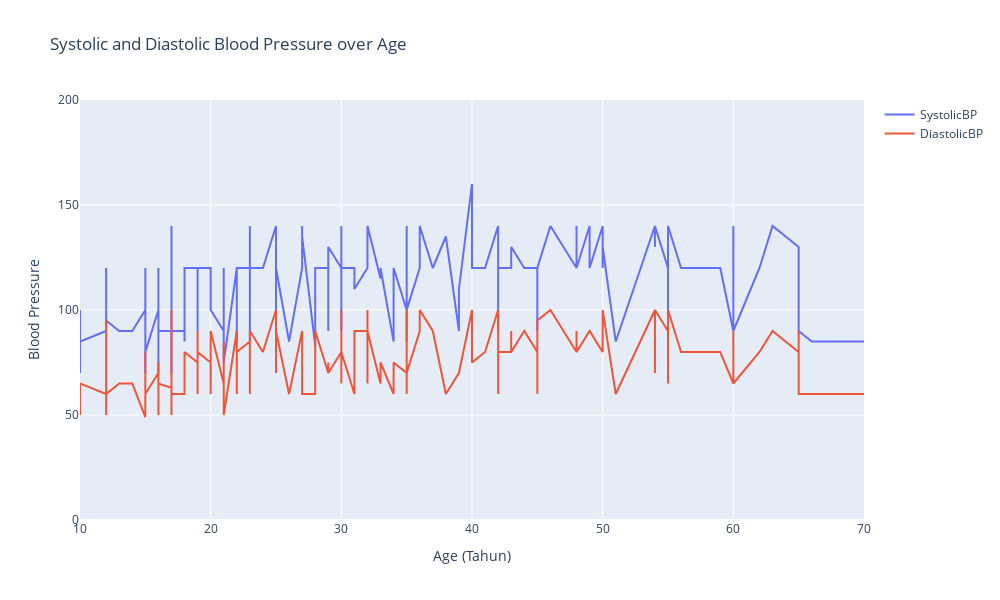

The notebook cell this image was saved under:
### Code cell
# Mengimpor pustaka Pandas dan memberi alias pd
import pandas as pd

# Mengimpor pustaka Plotly's graph_objs dan memberi alias go
import plotly.graph_objs as go

# Membaca data dari file Excel 'data_kesehatan.xlsx' dan menyimpannya dalam objek DataFrame yang disebut 'data'
data = pd.read_excel('data/data_kesehatan.xlsx')

# Mengurutkan DataFrame 'data' berdasarkan kolom 'Age' (umur)
data = data.sort_values(by='Age')

# Mengambil kolom 'Age' (umur) dari DataFrame dan menyimpannya dalam variabel 'x'
x = data['Age']

# Mengambil kolom 'SystolicBP' (tekanan darah sistolik) dari DataFrame dan menyimpannya dalam variabel 'systolic_bp'
systolic_bp = data['SystolicBP']

# Mengambil kolom 'DiastolicBP' (tekanan darah diastolik) dari DataFrame dan menyimpannya dalam variabel 'diastolic_bp'
diastolic_bp = data['DiastolicBP']

# Membuat objek grafik kosong menggunakan Plotly's Figure
fig = go.Figure()

# Menambahkan trace berupa garis pada grafik untuk 'SystolicBP' dengan data 'x' (umur) dan 'systolic_bp' sebagai sumbu Y
fig.add_trace(go.Scatter(x=x, y=systolic_bp, mode='lines', name='SystolicBP'))

# Menambahkan trace berupa garis pada grafik untuk 'DiastolicBP' dengan data 'x' (umur) dan 'diastolic_bp' sebagai sumbu Y
# Berbeda dengan 'SystolicBP', 'DiastolicBP' menggunakan gaya garis yang berbeda
fig.add_trace(go.Scatter(x=x, y=diastolic_bp, mode='lines', name='DiastolicBP'))

# Mengatur layout grafik, termasuk judul, label sumbu, lebar, dan tinggi
fig.update_layout(
    title='Systolic and Diastolic Blood Pressure over Age',
    xaxis_title='Age (Tahun)',
    yaxis_title='Blood Pressure',
    yaxis=dict(range=[0, 200]),
    width=1000,
    height=600
)

# Menampilkan grafik yang telah dibuat
fig.show()

### Figure 1 — Plotly figure (JSON) as saved in the notebook; plotly's stock layout.template omitted (floating-point values rounded to 4 significant figures; data arrays with more than 128 entries replaced by an {"elided": "..."} marker saying what was removed)
{"data": [{"mode": "lines", "name": "SystolicBP", "type": "scatter", "x": {"elided": "1014 int values"}, "y": {"elided": "1014 int values"}}, {"mode": "lines", "name": "DiastolicBP", "type": "scatter", "x": {"elided": "1014 int values"}, "y": {"elided": "1014 int values"}}], "layout": {"height": 600, "title": {"text": "Systolic and Diastolic Blood Pressure over Age"}, "width": 1000, "xaxis": {"autorange": true, "range": [10, 70], "title": {"text": "Age (Tahun)"}, "type": "linear"}, "yaxis": {"range": [0, 200], "title": {"text": "Blood Pressure"}, "type": "linear"}}}
